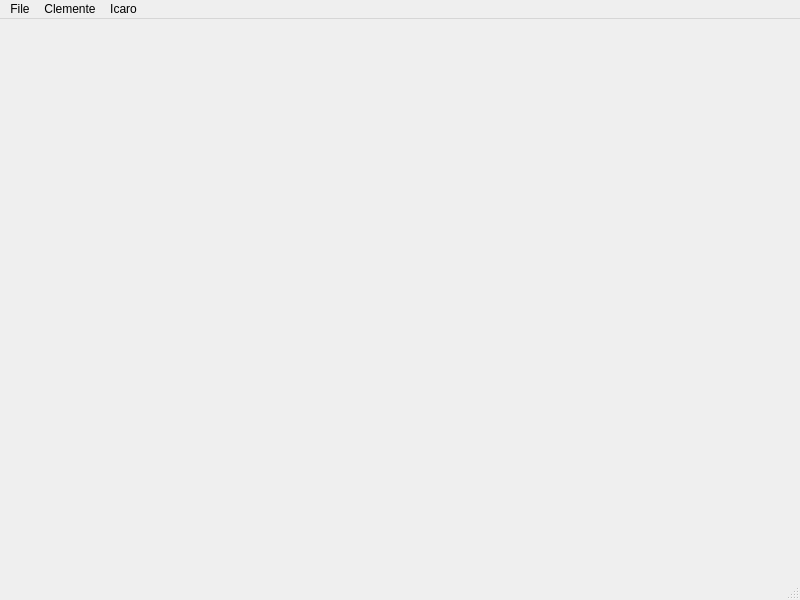
<?xml version="1.0" encoding="UTF-8"?>
<ui version="4.0">
 <class>MainWindow</class>
 <widget class="QMainWindow" name="MainWindow">
  <property name="geometry">
   <rect>
    <x>0</x>
    <y>0</y>
    <width>800</width>
    <height>600</height>
   </rect>
  </property>
  <property name="windowTitle">
   <string>MainWindow</string>
  </property>
  <widget class="QWidget" name="centralwidget"/>
  <widget class="QMenuBar" name="menubar">
   <property name="geometry">
    <rect>
     <x>0</x>
     <y>0</y>
     <width>800</width>
     <height>21</height>
    </rect>
   </property>
   <widget class="QMenu" name="menuClemente">
    <property name="title">
     <string>File</string>
    </property>
    <addaction name="actionQuit"/>
   </widget>
   <widget class="QMenu" name="menuClemente_2">
    <property name="title">
     <string>Clemente</string>
    </property>
    <addaction name="action_search_clemente"/>
    <addaction name="action_wait_clemente"/>
   </widget>
   <widget class="QMenu" name="menuIcaro">
    <property name="title">
     <string>Icaro</string>
    </property>
    <addaction name="action_search_icaro"/>
    <addaction name="action_connect_icaro"/>
    <addaction name="action_disconnect_icaro"/>
    <addaction name="action_test_icaro"/>
   </widget>
   <addaction name="menuClemente"/>
   <addaction name="menuClemente_2"/>
   <addaction name="menuIcaro"/>
  </widget>
  <widget class="QStatusBar" name="statusbar"/>
  <action name="actionQuit">
   <property name="text">
    <string>Quit</string>
   </property>
  </action>
  <action name="action_search_clemente">
   <property name="text">
    <string>Search</string>
   </property>
  </action>
  <action name="action_wait_clemente">
   <property name="text">
    <string>Wait</string>
   </property>
  </action>
  <action name="action_search_icaro">
   <property name="text">
    <string>Search</string>
   </property>
  </action>
  <action name="action_connect_icaro">
   <property name="text">
    <string>Connect</string>
   </property>
  </action>
  <action name="action_disconnect_icaro">
   <property name="text">
    <string>Disconnect</string>
   </property>
  </action>
  <action name="action_test_icaro">
   <property name="text">
    <string>Test</string>
   </property>
  </action>
 </widget>
 <resources/>
 <connections>
  <connection>
   <sender>actionQuit</sender>
   <signal>activated()</signal>
   <receiver>MainWindow</receiver>
   <slot>close()</slot>
   <hints>
    <hint type="sourcelabel">
     <x>-1</x>
     <y>-1</y>
    </hint>
    <hint type="destinationlabel">
     <x>399</x>
     <y>299</y>
    </hint>
   </hints>
  </connection>
 </connections>
</ui>
